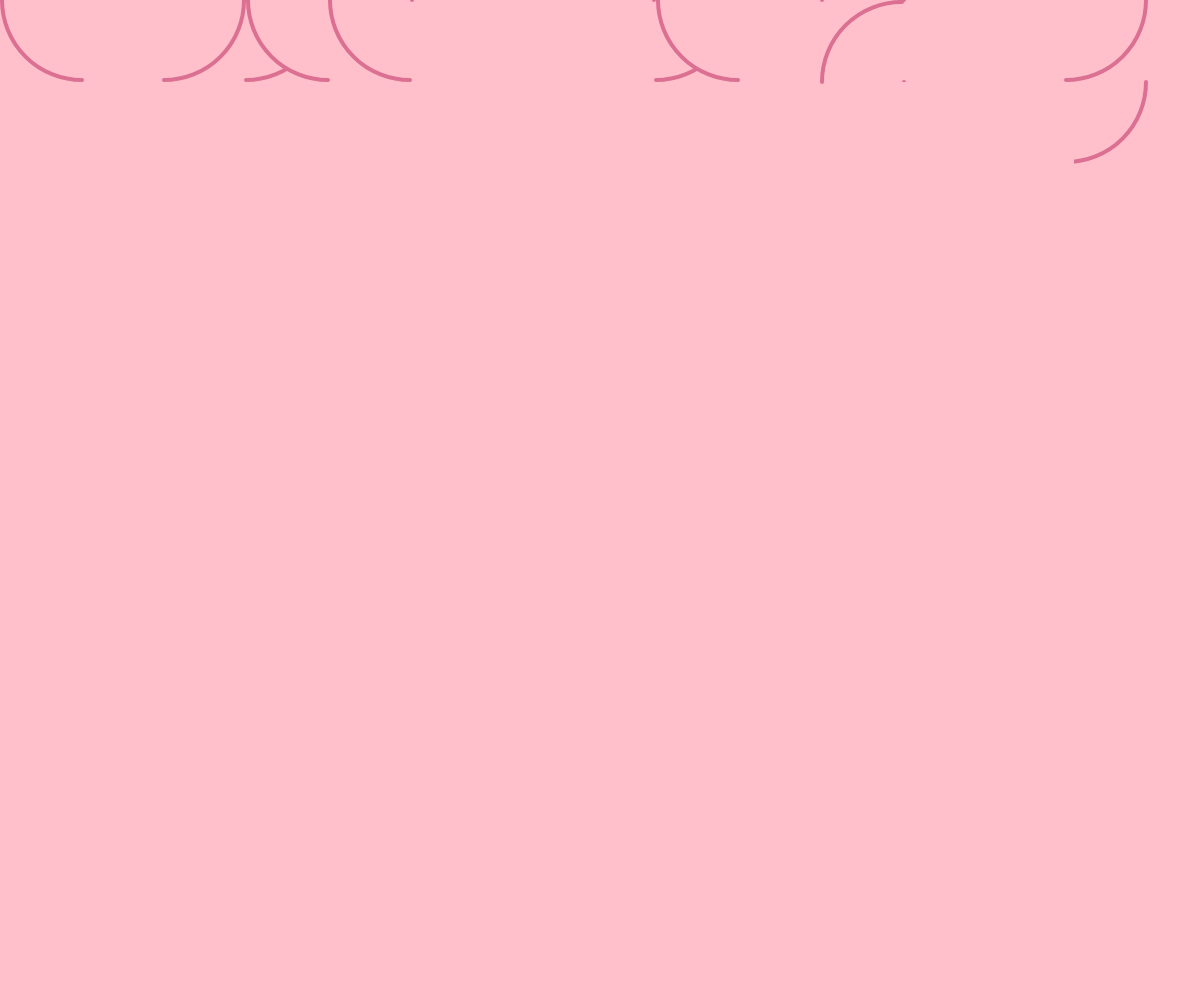
Frame 1 (no input)
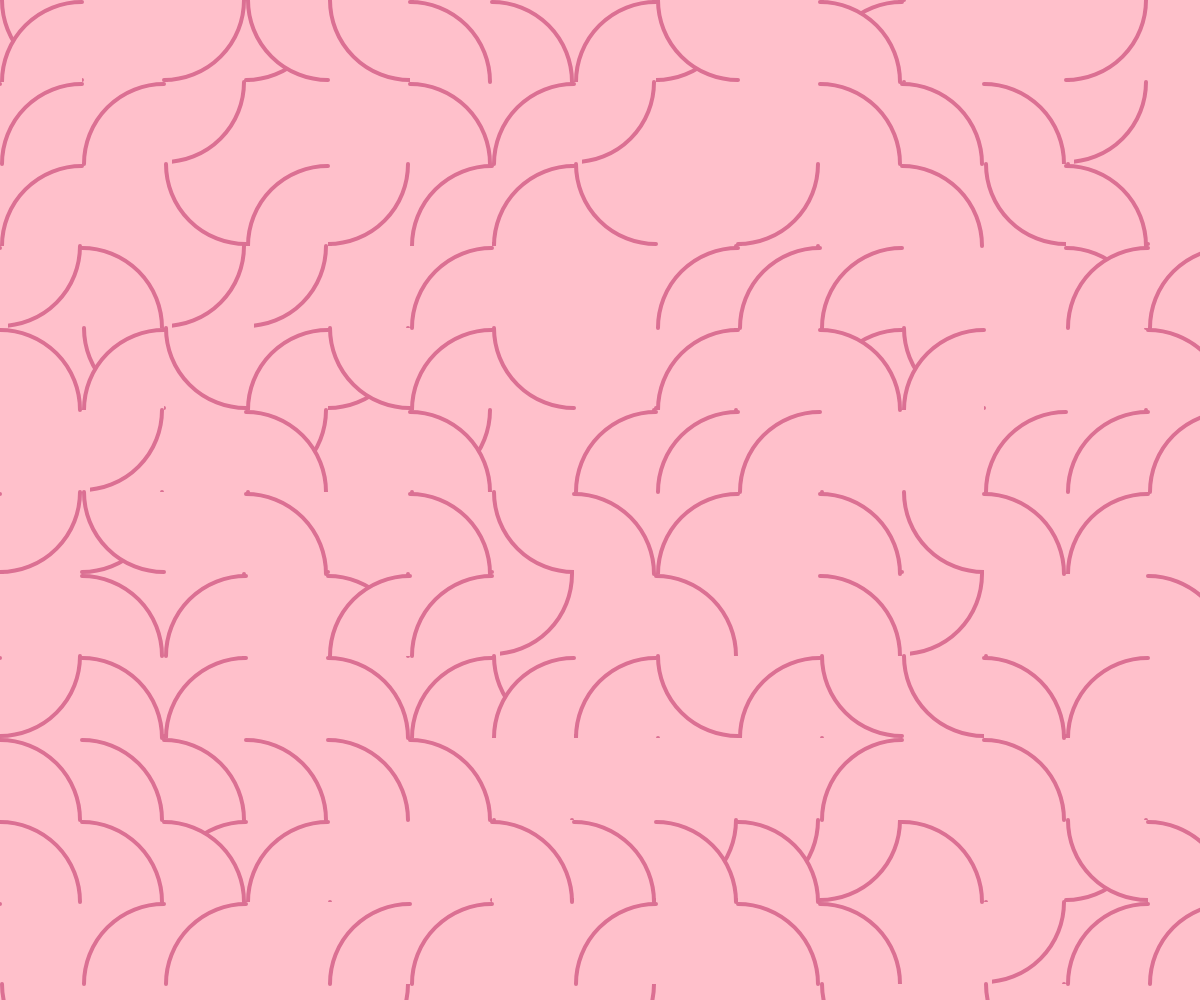
Frame 60 (no input)
Frame 120 (the mouse pressed at the canvas centre since frame 60): identical to frame 60, image omitted

The p5.js sketch that drew these frames (run headless with seeded random() and noise() and a simulated clock; from frame 60 on, the mouse is pressed at the canvas centre):

// p5.js sketch
// ── sketch.js

//Mario Dcunha
//Inspired by Whitney Museum, Soli Lewitt

var start=0, x=0, y=0, i=0;
var tileSize = 80;
var gap = 0.1, space = 1, colour = 0;

var dir = [-1, 1];

var direction = 1;

var triangleX = []; 
var triangleY = [];
var array = [];

var tileColor=0, arcColor=0;

var r, g, b;



function setup() 
{
    createCanvas(windowWidth, windowHeight);
    // noLoop();
    noStroke();
    // rectMode(CENTER);
    mouseClicked();

}


function draw() 
{
	// background(255);
	space = tileSize+2;

	for(i=0;i<windowHeight/(tileSize/3); i++)
	{	
		if(start==1 && y<windowHeight)
		{
			x = x + space * direction;
			drawTile(x, y, tileSize);

			if(x < windowWidth && direction > 0)
			{
				direction = 1;
					
			}
			else if(x >= windowWidth || x < 0)
			{
				direction = direction * -1;
				y = y + space;	
			}
			
			i++;		
		}
	}

	// frameRate(1);

}



function drawTile(x, y, s)
{
	var arcSegments = [0, HALF_PI, PI, PI+HALF_PI];
	
	fill(255,192,203);
	// noFill();
	rect(x, y, s+10, s+10);

	stroke(219,112,147);
	strokeWeight(4);
	arcStart = arcSegments[randomInt((arcSegments.length)/1)];

	arc(x, y, s*2,s*2, arcStart, arcStart+HALF_PI);

	noStroke();

	// triangleX = [x, x+s, x+s]; 
	// triangleY = [y, y+s, y+s]; 

	// triangleX = shuffle(triangleX);
	// triangleY = shuffle(triangleY);
	// fill(r-90, g-90, b-90);
	// triangle(triangleX[Math.floor(random(3))], triangleY[0], triangleX[1], triangleY[1], triangleX[2], triangleY[2]);
	// console.log(triangleArrayX[Math.floor(random(2))]);
}



function mouseClicked()
{
	background(255,192,203);
	tileColor = random(0,255);

	arcColor = tileColor - 255;
	if(arcColor < 0)
		arcColor = arcColor * -1;

	start = 1;
	i = 0;
	x = 0;
	y = 0;
	direction = 1;

	r = Math.floor(random(255));
	g = Math.floor(random(255));
	b = Math.floor(random(255));

	drawTile(x, y, tileSize);
}



function keyTyped()
{

  if(key == " ")
  {
    gap++;
  }
  
  if(key == "b" || key == 'B')
  {
	gap--;
  }
  mouseClicked();

}



function randomInt(n)
{
  return Math.floor(random(0,n));
}
